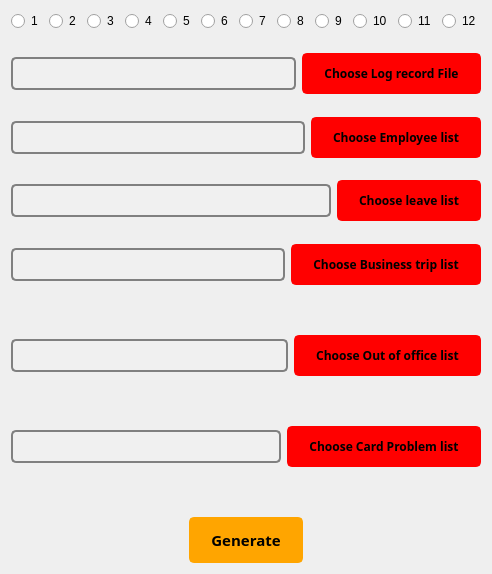
      <widget class="QWidget" name="tab_2">
       <attribute name="title">
        <string>Choose Files to generate result</string>
       </attribute>
       <layout class="QVBoxLayout" name="verticalLayout">
        <item>
         <layout class="QHBoxLayout" name="horizontalLayout">
          <item>
           <widget class="QRadioButton" name="radioButton">
            <property name="text">
             <string>1</string>
            </property>
           </widget>
          </item>
          <item>
           <widget class="QRadioButton" name="radioButton_2">
            <property name="text">
             <string>2</string>
            </property>
           </widget>
          </item>
          <item>
           <widget class="QRadioButton" name="radioButton_3">
            <property name="text">
             <string>3</string>
            </property>
           </widget>
          </item>
          <item>
           <widget class="QRadioButton" name="radioButton_4">
            <property name="text">
             <string>4</string>
            </property>
           </widget>
          </item>
          <item>
           <widget class="QRadioButton" name="radioButton_5">
            <property name="text">
             <string>5</string>
            </property>
           </widget>
          </item>
          <item>
           <widget class="QRadioButton" name="radioButton_6">
            <property name="text">
             <string>6</string>
            </property>
           </widget>
          </item>
          <item>
           <widget class="QRadioButton" name="radioButton_7">
            <property name="text">
             <string>7</string>
            </property>
           </widget>
          </item>
          <item>
           <widget class="QRadioButton" name="radioButton_8">
            <property name="text">
             <string>8</string>
            </property>
           </widget>
          </item>
          <item>
           <widget class="QRadioButton" name="radioButton_9">
            <property name="text">
             <string>9</string>
            </property>
           </widget>
          </item>
          <item>
           <widget class="QRadioButton" name="radioButton_10">
            <property name="text">
             <string>10</string>
            </property>
           </widget>
          </item>
          <item>
           <widget class="QRadioButton" name="radioButton_12">
            <property name="text">
             <string>11</string>
            </property>
           </widget>
          </item>
          <item>
           <widget class="QRadioButton" name="radioButton_11">
            <property name="text">
             <string>12</string>
            </property>
           </widget>
          </item>
         </layout>
        </item>
        <item>
         <spacer name="verticalSpacer_7">
          <property name="orientation">
           <enum>Qt::Vertical</enum>
          </property>
          <property name="sizeHint" stdset="0">
           <size>
            <width>168</width>
            <height>16</height>
           </size>
          </property>
         </spacer>
        </item>
        <item>
         <layout class="QGridLayout" name="gridLayout_3">
          <item row="0" column="0">
           <widget class="QLineEdit" name="lineEdit_3">
            <property name="font">
             <font>
              <family>Audi Type</family>
              <weight>75</weight>
              <bold>true</bold>
             </font>
            </property>
            <property name="styleSheet">
             <string notr="true">QLineEdit {
	border: 2px solid #808080;
	border-radius: 5px;
	padding: 5px;
	background-color: #f0f0f0;
	selection-color: white;
	selection-background-color:#5CACEE;
}</string>
            </property>
            <property name="readOnly">
             <bool>true</bool>
            </property>
           </widget>
          </item>
          <item row="0" column="1">
           <widget class="QPushButton" name="pushButton_4">
            <property name="font">
             <font>
              <family>Audi Type</family>
              <weight>75</weight>
              <bold>true</bold>
             </font>
            </property>
            <property name="autoFillBackground">
             <bool>false</bool>
            </property>
            <property name="styleSheet">
             <string notr="true">
QPushButton {
	background-color: #FF0000 !important;
	border: 2px solid #FF0000;
	color: black;
	padding: 10px 20px;
	border-radius: 5px;
	font-weight: bold;
}

QPushButton:hover {
	background-color: #FF3333 !important;
	border-color: #FF3333;
}

QPushButton:pressed {
	background-color: #CC0000 !important;
	border-color: #CC0000;
}</string>
            </property>
            <property name="text">
             <string>Choose Log record File</string>
            </property>
            <property name="autoDefault">
             <bool>false</bool>
            </property>
            <property name="default">
             <bool>false</bool>
            </property>
            <property name="flat">
             <bool>false</bool>
            </property>
           </widget>
          </item>
         </layout>
        </item>
        <item>
         <spacer name="verticalSpacer_6">
          <property name="orientation">
           <enum>Qt::Vertical</enum>
          </property>
          <property name="sizeHint" stdset="0">
           <size>
            <width>168</width>
            <height>17</height>
           </size>
          </property>
         </spacer>
        </item>
        <item>
         <layout class="QGridLayout" name="gridLayout_4">
          <item row="0" column="0">
           <widget class="QLineEdit" name="lineEdit_4">
            <property name="font">
             <font>
              <family>Audi Type</family>
              <weight>75</weight>
              <bold>true</bold>
             </font>
            </property>
            <property name="styleSheet">
             <string notr="true">QLineEdit {
	border: 2px solid #808080;
	border-radius: 5px;
	padding: 5px;
	background-color: #f0f0f0;
	selection-color: white;
	selection-background-color:#5CACEE;
}</string>
            </property>
            <property name="readOnly">
             <bool>true</bool>
            </property>
           </widget>
          </item>
          <item row="0" column="1">
           <widget class="QPushButton" name="pushButton_5">
            <property name="font">
             <font>
              <family>Audi Type</family>
              <weight>75</weight>
              <bold>true</bold>
             </font>
            </property>
            <property name="autoFillBackground">
             <bool>false</bool>
            </property>
            <property name="styleSheet">
             <string notr="true">
QPushButton {
	background-color: #FF0000 !important;
	border: 2px solid #FF0000;
	color: black;
	padding: 10px 20px;
	border-radius: 5px;
	font-weight: bold;
}

QPushButton:hover {
	background-color: #FF3333 !important;
	border-color: #FF3333;
}

QPushButton:pressed {
	background-color: #CC0000 !important;
	border-color: #CC0000;
}</string>
            </property>
            <property name="text">
             <string>Choose Employee list</string>
            </property>
            <property name="autoDefault">
             <bool>false</bool>
            </property>
            <property name="default">
             <bool>false</bool>
            </property>
            <property name="flat">
             <bool>false</bool>
            </property>
           </widget>
          </item>
         </layout>
        </item>
        <item>
         <spacer name="verticalSpacer_8">
          <property name="orientation">
           <enum>Qt::Vertical</enum>
          </property>
          <property name="sizeHint" stdset="0">
           <size>
            <width>168</width>
            <height>16</height>
           </size>
          </property>
         </spacer>
        </item>
        <item>
         <layout class="QGridLayout" name="gridLayout_5">
          <item row="0" column="0">
           <widget class="QLineEdit" name="lineEdit_5">
            <property name="font">
             <font>
              <family>Audi Type</family>
              <weight>75</weight>
              <bold>true</bold>
             </font>
            </property>
            <property name="styleSheet">
             <string notr="true">QLineEdit {
	border: 2px solid #808080;
	border-radius: 5px;
	padding: 5px;
	background-color: #f0f0f0;
	selection-color: white;
	selection-background-color:#5CACEE;
}</string>
            </property>
            <property name="readOnly">
             <bool>true</bool>
            </property>
           </widget>
          </item>
          <item row="0" column="1">
           <widget class="QPushButton" name="pushButton_6">
            <property name="font">
             <font>
              <family>Audi Type</family>
              <weight>75</weight>
              <bold>true</bold>
             </font>
            </property>
            <property name="autoFillBackground">
             <bool>false</bool>
            </property>
            <property name="styleSheet">
             <string notr="true">
QPushButton {
	background-color: #FF0000 !important;
	border: 2px solid #FF0000;
	color: black;
	padding: 10px 20px;
	border-radius: 5px;
	font-weight: bold;
}

QPushButton:hover {
	background-color: #FF3333 !important;
	border-color: #FF3333;
}

QPushButton:pressed {
	background-color: #CC0000 !important;
	border-color: #CC0000;
}</string>
            </property>
            <property name="text">
             <string>Choose leave list</string>
            </property>
            <property name="autoDefault">
             <bool>false</bool>
            </property>
            <property name="default">
             <bool>false</bool>
            </property>
            <property name="flat">
             <bool>false</bool>
            </property>
           </widget>
          </item>
         </layout>
        </item>
        <item>
         <spacer name="verticalSpacer_4">
          <property name="orientation">
           <enum>Qt::Vertical</enum>
          </property>
          <property name="sizeHint" stdset="0">
           <size>
            <width>168</width>
            <height>17</height>
           </size>
          </property>
         </spacer>
        </item>
        <item>
         <layout class="QGridLayout" name="gridLayout_6">
          <item row="0" column="0">
           <widget class="QLineEdit" name="lineEdit_6">
            <property name="font">
             <font>
              <family>Audi Type</family>
              <weight>75</weight>
              <bold>true</bold>
             </font>
            </property>
            <property name="styleSheet">
             <string notr="true">QLineEdit {
	border: 2px solid #808080;
	border-radius: 5px;
	padding: 5px;
	background-color: #f0f0f0;
	selection-color: white;
	selection-background-color:#5CACEE;
}</string>
            </property>
            <property name="readOnly">
             <bool>true</bool>
            </property>
           </widget>
          </item>
          <item row="0" column="1">
           <widget class="QPushButton" name="pushButton_8">
            <property name="font">
             <font>
              <family>Audi Type</family>
              <weight>75</weight>
              <bold>true</bold>
             </font>
            </property>
            <property name="autoFillBackground">
             <bool>false</bool>
            </property>
            <property name="styleSheet">
             <string notr="true">
QPushButton {
	background-color: #FF0000 !important;
	border: 2px solid #FF0000;
	color: black;
	padding: 10px 20px;
	border-radius: 5px;
	font-weight: bold;
}

QPushButton:hover {
	background-color: #FF3333 !important;
	border-color: #FF3333;
}

QPushButton:pressed {
	background-color: #CC0000 !important;
	border-color: #CC0000;
}</string>
            </property>
            <property name="text">
             <string>Choose Business trip list</string>
            </property>
            <property name="autoDefault">
             <bool>false</bool>
            </property>
            <property name="default">
             <bool>false</bool>
            </property>
            <property name="flat">
             <bool>false</bool>
            </property>
           </widget>
          </item>
         </layout>
        </item>
        <item>
         <spacer name="verticalSpacer_5">
          <property name="orientation">
           <enum>Qt::Vertical</enum>
          </property>
          <property name="sizeHint" stdset="0">
           <size>
            <width>168</width>
            <height>44</height>
           </size>
          </property>
         </spacer>
        </item>
        <item>
         <layout class="QGridLayout" name="gridLayout_8">
          <item row="0" column="0">
           <widget class="QLineEdit" name="lineEdit_7">
            <property name="font">
             <font>
              <family>Audi Type</family>
              <weight>75</weight>
              <bold>true</bold>
             </font>
            </property>
            <property name="styleSheet">
             <string notr="true">QLineEdit {
	border: 2px solid #808080;
	border-radius: 5px;
	padding: 5px;
	background-color: #f0f0f0;
	selection-color: white;
	selection-background-color:#5CACEE;
}</string>
            </property>
            <property name="readOnly">
             <bool>true</bool>
            </property>
           </widget>
          </item>
          <item row="0" column="1">
           <widget class="QPushButton" name="pushButton_9">
            <property name="font">
             <font>
              <family>Audi Type</family>
              <weight>75</weight>
              <bold>true</bold>
             </font>
            </property>
            <property name="autoFillBackground">
             <bool>false</bool>
            </property>
            <property name="styleSheet">
             <string notr="true">
QPushButton {
	background-color: #FF0000 !important;
	border: 2px solid #FF0000;
	color: black;
	padding: 10px 20px;
	border-radius: 5px;
	font-weight: bold;
}

QPushButton:hover {
	background-color: #FF3333 !important;
	border-color: #FF3333;
}

QPushButton:pressed {
	background-color: #CC0000 !important;
	border-color: #CC0000;
}</string>
            </property>
            <property name="text">
             <string>Choose Out of office list</string>
            </property>
            <property name="autoDefault">
             <bool>false</bool>
            </property>
            <property name="default">
             <bool>false</bool>
            </property>
            <property name="flat">
             <bool>false</bool>
            </property>
           </widget>
          </item>
         </layout>
        </item>
        <item>
         <spacer name="verticalSpacer_9">
          <property name="orientation">
           <enum>Qt::Vertical</enum>
          </property>
          <property name="sizeHint" stdset="0">
           <size>
            <width>168</width>
            <height>44</height>
           </size>
          </property>
         </spacer>
        </item>
        <item>
         <layout class="QGridLayout" name="gridLayout_9">
          <item row="0" column="0">
           <widget class="QLineEdit" name="lineEdit_8">
            <property name="font">
             <font>
              <family>Audi Type</family>
              <weight>75</weight>
              <bold>true</bold>
             </font>
            </property>
            <property name="styleSheet">
             <string notr="true">QLineEdit {
	border: 2px solid #808080;
	border-radius: 5px;
	padding: 5px;
	background-color: #f0f0f0;
	selection-color: white;
	selection-background-color:#5CACEE;
}</string>
            </property>
            <property name="readOnly">
             <bool>true</bool>
            </property>
           </widget>
          </item>
          <item row="0" column="1">
           <widget class="QPushButton" name="pushButton_10">
            <property name="font">
             <font>
              <family>Audi Type</family>
              <weight>75</weight>
              <bold>true</bold>
             </font>
            </property>
            <property name="autoFillBackground">
             <bool>false</bool>
            </property>
            <property name="styleSheet">
             <string notr="true">
QPushButton {
	background-color: #FF0000 !important;
	border: 2px solid #FF0000;
	color: black;
	padding: 10px 20px;
	border-radius: 5px;
	font-weight: bold;
}

QPushButton:hover {
	background-color: #FF3333 !important;
	border-color: #FF3333;
}

QPushButton:pressed {
	background-color: #CC0000 !important;
	border-color: #CC0000;
}</string>
            </property>
            <property name="text">
             <string>Choose Card Problem list</string>
            </property>
            <property name="autoDefault">
             <bool>false</bool>
            </property>
            <property name="default">
             <bool>false</bool>
            </property>
            <property name="flat">
             <bool>false</bool>
            </property>
           </widget>
          </item>
         </layout>
        </item>
        <item>
         <spacer name="verticalSpacer_10">
          <property name="orientation">
           <enum>Qt::Vertical</enum>
          </property>
          <property name="sizeHint" stdset="0">
           <size>
            <width>168</width>
            <height>44</height>
           </size>
          </property>
         </spacer>
        </item>
        <item>
         <layout class="QHBoxLayout" name="horizontalLayout_4">
          <item>
           <spacer name="horizontalSpacer_12">
            <property name="orientation">
             <enum>Qt::Horizontal</enum>
            </property>
            <property name="sizeHint" stdset="0">
             <size>
              <width>40</width>
              <height>20</height>
             </size>
            </property>
           </spacer>
          </item>
          <item>
           <widget class="QPushButton" name="pushButton_7">
            <property name="font">
             <font>
              <family>Audi Type</family>
              <pointsize>11</pointsize>
              <weight>75</weight>
              <italic>false</italic>
              <bold>true</bold>
              <underline>false</underline>
              <strikeout>false</strikeout>
              <stylestrategy>PreferDefault</stylestrategy>
              <kerning>true</kerning>
             </font>
            </property>
            <property name="styleSheet">
             <string notr="true">
QPushButton {
	background-color: #FFA500;
	border: 2px solid #FFA500;
	color: black;
	padding: 10px 20px;
	border-radius: 5px;
}

QPushButton:hover {
	background-color: #FFC04D;
	border-color: #FFC04D;
}

QPushButton:pressed {
	background-color: #FF8500;
	border-color: #FF8500;
}</string>
            </property>
            <property name="text">
             <string>Generate</string>
            </property>
           </widget>
          </item>
          <item>
           <spacer name="horizontalSpacer_13">
            <property name="orientation">
             <enum>Qt::Horizontal</enum>
            </property>
            <property name="sizeHint" stdset="0">
             <size>
              <width>40</width>
              <height>20</height>
             </size>
            </property>
           </spacer>
          </item>
         </layout>
        </item>
       </layout>
      </widget>
